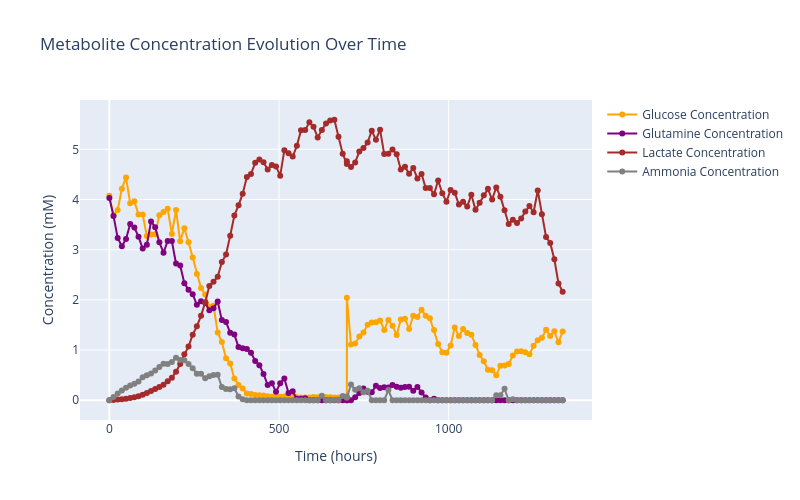

Notebook code cell kept with this figure:
### Code cell
for i in range(n_samples):
    metabolites[i].show()
